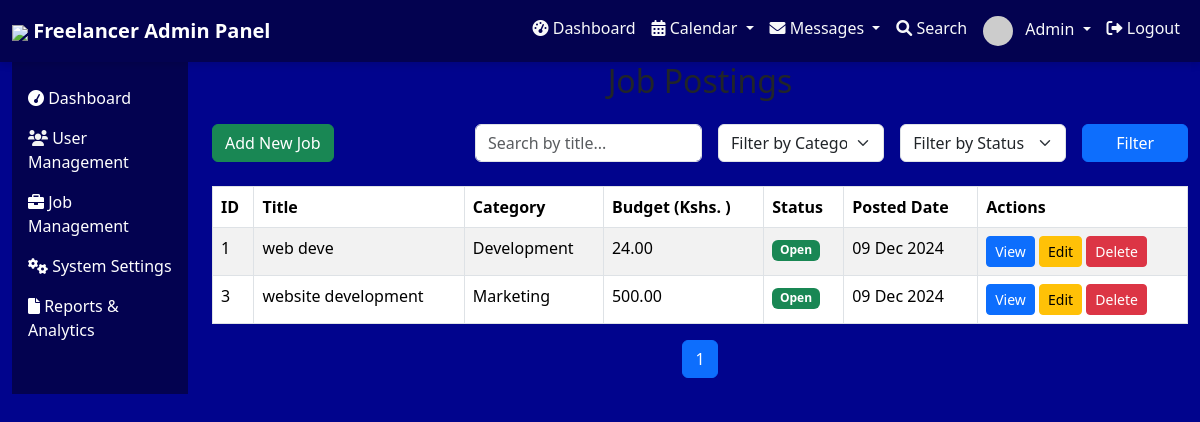
Page /admin_panel/job_postings/ on the committed database.
### admin_panel/models.py (models this page shows, shortened)
class JobPosting(models.Model):
    title = models.CharField(max_length=200)
    category = models.CharField(max_length=100)
    description = models.TextField()
    budget = models.DecimalField(max_digits=10, decimal_places=2)
    status = models.CharField(max_length=20, choices=[('Open', 'Open'), ('Closed', 'Closed')])
    created_at = models.DateTimeField(default=now)

### admin_panel/views.py (the view)
# urls.py: path('job_postings/', views.job_postings, name='job_postings'),
def job_postings(request):
    search_query = request.GET.get('search', '')
    category_filter = request.GET.get('category', '')
    status_filter = request.GET.get('status', '')
    jobs = JobPosting.objects.all()
    if search_query:
        jobs = jobs.filter(title__icontains=search_query)
    if category_filter:
        jobs = jobs.filter(category=category_filter)
    if status_filter:
        jobs = jobs.filter(status=status_filter)
    paginator = Paginator(jobs, 10)  # 10 jobs per page
    page_number = request.GET.get('page')
    jobs = paginator.get_page(page_number)
    return render(request, 'admin_panel/job_postings.html', {'jobs': jobs})

### admin_panel/templates/admin_panel/job_postings.html (shortened to what this page needs)
{% extends 'base.html' %}
{% block content %}
<h2 class="text-center mb-4">Job Postings</h2>
<div class="d-flex justify-content-between align-items-center mb-4">
    <a href="{% url 'admin_add_job' %}" class="btn btn-success">
         Add New Job
    </a>
    <form method="get" action="" class="row g-3">
        <div class="col-md-4">
            <input type="text" name="search" class="form-control" placeholder="Search by title..." value="{{ request.GET.search }}">
        </div>
        <div class="col-md-3">
            <select name="category" class="form-select">
                <option value="">Filter by Category</option>
            </select>
        </div>
        <div class="col-md-3">
            <select name="status" class="form-select">
                <option value="">Filter by Status</option>
            </select>
        </div>
        <div class="col-md-2">
            <button type="submit" class="btn btn-primary w-100">Filter</button>
        </div>
    </form>
</div>
<div class="table-responsive">
    <table class="table table-striped table-bordered">
        <thead>
            <tr>
                <th>ID</th>
                <th>Title</th>
                <th>Category</th>
                <th>Budget (Kshs. )</th>
                <th>Status</th>
                <th>Posted Date</th>
                <th>Actions</th>
            </tr>
        </thead>
        <tbody>
            {% if jobs %}
                {% for job in jobs %}
                <tr>
                    <td>{{ job.id }}</td>
                    <td>{{ job.title }}</td>
                    <td>{{ job.category }}</td>
                    <td>{{ job.budget }}</td>
                    <td>
                        <span class="badge {% if job.status == 'Open' %}bg-success{% else %}bg-danger{% endif %}">
                            {{ job.status }}
                        </span>
                    </td>
                    <td>{{ job.created_at|date:"d M Y" }}</td>
                    <td>
                        <a href="{% url 'admin_view_job' job.id %}" class="btn btn-sm btn-primary">View</a>
                        <a href="{% url 'admin_edit_job' job.id %}" class="btn btn-sm btn-warning">Edit</a>
                        <a href="{% url 'admin_delete_job' job.id %}" class="btn btn-sm btn-danger">Delete</a>
                    </td>
                </tr>
                {% endfor %}
            {% else %}
                <tr>
                    <td colspan="7" class="text-center">No jobs found.</td>
                </tr>
            {% endif %}
        </tbody>
    </table>
</div>
{% if jobs.paginator %}
<div class="d-flex justify-content-center">
    <nav>
        <ul class="pagination">
            {% for page_num in jobs.paginator.page_range %}
                <li class="page-item {% if jobs.number == page_num %}active{% endif %}">
                    <a class="page-link" href="?page={{ page_num }}&{{ request.GET.urlencode }}">{{ page_num }}</a>
                </li>
            {% endfor %}
        </ul>
    </nav>
</div>
{% endif %}
{% endblock %}

### admin_panel/templates/base.html (shortened to what this page needs)
<!DOCTYPE html>
<html lang="en">
<head>
  <link href="https://cdn.jsdelivr.net/npm/bootstrap@5.3.3/dist/css/bootstrap.min.css" rel="stylesheet"></head>
  <link href="https://cdn.jsdelivr.net/npm/font-awesome/css/font-awesome.min.css" rel="stylesheet">
  <link href="https://daks2k3a4ib2z.cloudfront.net/5862ff0a48ddaea33e96e0ef/css/freelancer-cms.webflow.f510b9bc8.css" rel="stylesheet" type="text/css"/>
<body style="background: #01048d; height: 100%;">
  {% include 'admin_panel/navbar.html' %}
  <div class="container-fluid" style="background: #01048d; height: 100%;">
    <div class="row">
      <div class="col-md-2">
        {% include 'admin_panel/sidebar.html' %}
      </div>
      <div class="col-md-10">
        {% block content %}{% endblock %}
      </div>
    </div>
  </div>
  <script src="https://cdn.jsdelivr.net/npm/bootstrap@5.3.3/dist/js/bootstrap.bundle.min.js"></script></body>
</html>

### admin_panel/templates/admin_panel/navbar.html (shortened to what this page needs)
<link href="https://cdnjs.cloudflare.com/ajax/libs/font-awesome/6.0.0-beta3/css/all.min.css" rel="stylesheet">
<link rel="stylesheet" href="https://cdnjs.cloudflare.com/ajax/libs/animate.css/4.1.1/animate.min.css">
<nav class="navbar navbar-expand-lg ">
  <div class="container-fluid" data-collapse="medium" data-animation="default" data-duration="400" class="navbar w-nav">
    <a class="navbar-brand text-white fw-bold" href="{% url 'freelancer_dashboard' %}">
      <img src="http://uploads.webflow.com/5862ff0a48ddaea33e96e0ef/587523cda9cb9b0448b0f616_Logo.png" width="50" />
        Freelancer Admin  Panel
    </a>
    <div class="collapse navbar-collapse" id="navbarNav">
      <ul class="navbar-nav ms-auto">
        <li class="nav-item ">
          <a class="nav-link text-light" href="#">
            <i class="fas fa-tachometer-alt"></i> Dashboard
          </a>
        </li>
        <li class="nav-item  dropdown">
          <a class="nav-link text-light dropdown-toggle" href="#" id="navbarDropdownCalendar" role="button" data-bs-toggle="dropdown" aria-expanded="false">
            <i class="fas fa-calendar-alt"></i> Calendar
          </a>
        </li>
        <li class="nav-item  dropdown">
          <a class="nav-link text-light dropdown-toggle" href="#" id="navbarDropdownMessages" role="button" data-bs-toggle="dropdown" aria-expanded="false">
            <i class="fas fa-envelope"></i> Messages
          </a>
        </li>
        <li class="nav-item ">
          <a class="nav-link text-light" href="#">
            <i class="fas fa-search"></i> Search
          </a>
        </li>
        <li class="nav-item  dropdown">
          <a class="nav-link text-light dropdown-toggle" href="#" id="navbarDropdownProfile" role="button" data-bs-toggle="dropdown" aria-expanded="false">
            <img src="https://via.placeholder.com/30" alt="Avatar" class="rounded-circle me-2"> Admin
          </a>
        </li>
        <li class="nav-item ">
          <a class="nav-link text-light" href="#">
            <i class="fas fa-sign-out-alt"></i> Logout
          </a>
        </li>
      </ul>
    </div>
  </div>
</nav>

### admin_panel/templates/admin_panel/sidebar.html (shortened to what this page needs)
<nav id="sidebarMenu" class=" sidebar" style="background: #030250; height:100%; color: white;">
    <div class="position-sticky pt-3">
        <ul class="nav flex-column">
            <li class="nav-item">
                <a class="nav-link active" href="/admin_panel/dashboard/" style="color: white;">
                    <i class="fa fa-tachometer" style="color: white;"></i>
                    <span class="menu-text" >Dashboard</span>
                </a>
            </li>
            <li class="nav-item">
                <a class="nav-link" href="/admin_panel/manage_users/" style="color: white;">
                    <i class="fa fa-users" style="color: #f3f3f3;"></i>
                    <span class="menu-text">User Management</span>
                </a>
            </li>
            <li class="nav-item">
                <a class="nav-link" href="/admin_panel/job_postings/" style="color: white;">
                    <i class="fa fa-briefcase" style="color: white;"></i>
                    <span class="menu-text">Job Management</span>
                </a>
            </li>
            <li class="nav-item">
                <a class="nav-link" href="/admin_panel/system_settings/" style="color: white;">
                    <i class="fa fa-cogs" style="color: white;"></i>
                    <span class="menu-text">System Settings</span>
                </a>
            </li>
            <li class="nav-item">
                <a class="nav-link" href="#" style="color: white;">
                    <i class="fa fa-file" style="color: white;"></i>
                    <span class="menu-text">Reports & Analytics</span>
                </a>
            </li>
        </ul>
    </div>
</nav>

### admin_panel/templates/admin_panel/navbar.html (style rules this page uses)
.navbar { background: #030250; box-shadow: 0px 4px 6px rgba(0, 0, 0, 0.1); }

### rows in the picture
JobPosting: id "1", title "web deve", category "Development", budget "24.00", status "Open", created_at "09 Dec 2024"
JobPosting: id "3", title "website development", category "Marketing", budget "500.00", status "Open", created_at "09 Dec 2024"

### other values in the picture
{{ page_num }} "1"
